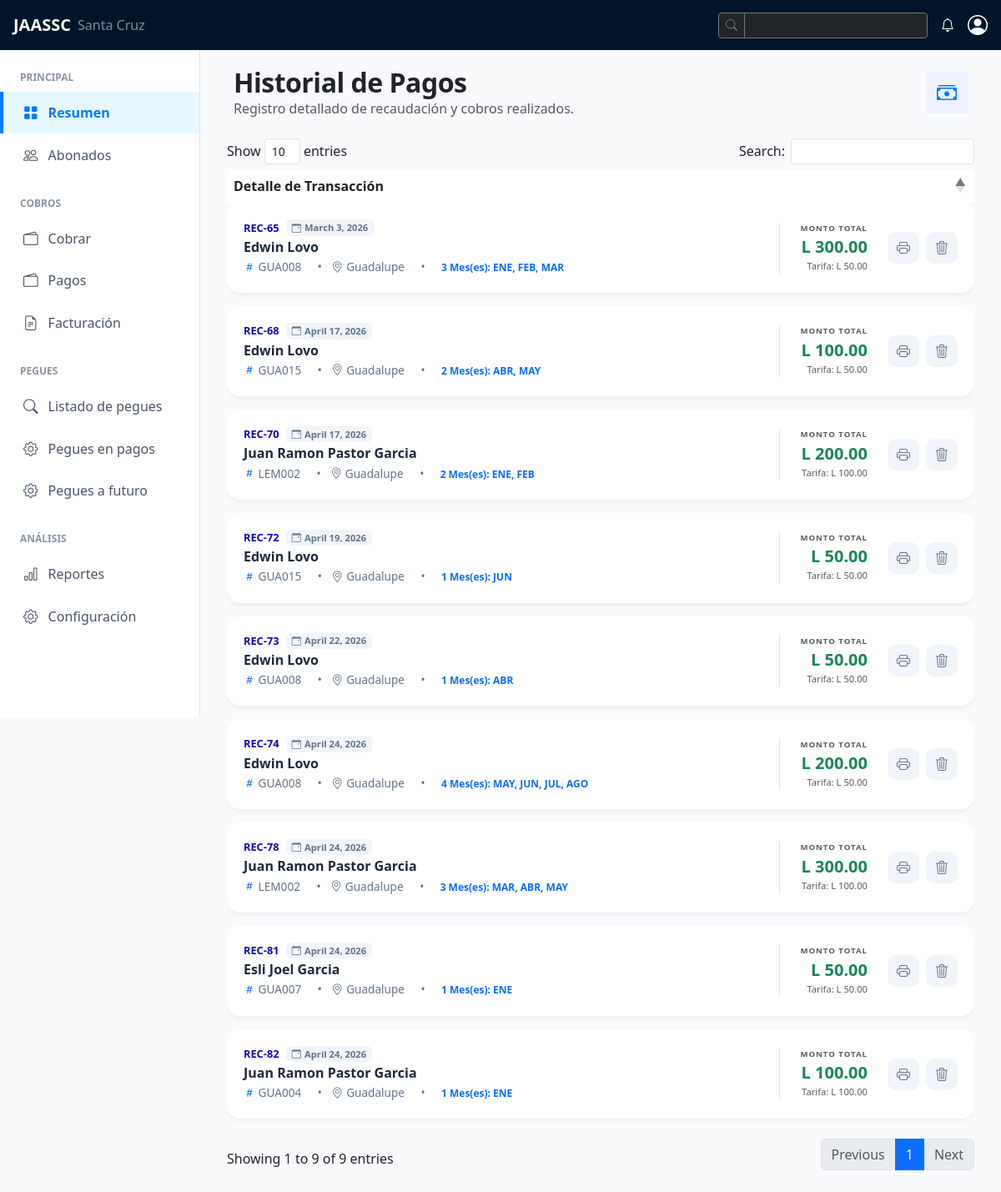
Screenshot of /cobros/pagos/ with the database file from the repository.
### barrios/models.py (models this page shows)
class Barrio(models.Model):
    nombre = models.CharField(max_length=100, unique=True)
    descripcion = models.TextField(blank=True, null=True)
    class Meta:
        ordering = ["nombre"]
    def __str__(self):
        return self.nombre

### cobros/models.py (models this page shows, shortened)
class Pago(models.Model):
    pegue = models.ForeignKey(Pegue, on_delete=models.CASCADE, related_name="pagos")
    anio = models.IntegerField()
    mes = models.IntegerField(choices=[(i, i) for i in range(1, 13)])
    fecha_pago = models.DateField(auto_now_add=True)
    monto = models.DecimalField(max_digits=10, decimal_places=2)
    forma_pago = models.CharField(max_length=20, choices=[('EFEC', 'EFEC'), ('TRNF', 'TRNF')],default='EFEC')
    registrado_por = models.ForeignKey(User, on_delete=models.SET_NULL, null=True, blank=True)
    class Meta:
        unique_together = ('pegue', 'anio', 'mes')
        ordering = ['-anio', '-mes']

### abonados/models.py (models this page shows, shortened)
class Abonado(models.Model):
    nombre = models.CharField(max_length=100)
    dni = models.CharField(max_length=13, unique=True, blank=True, null=True, default="")
    telefono = models.CharField(max_length=8, blank=True, null=True)

### pegues/models.py (models this page shows, shortened)
class Pegue(models.Model):
    codigo_pegue = models.CharField(max_length=6, unique=True, validators=[
            RegexValidator(
                regex=r'^[A-Z0-9]*$',
                message='Solo se permiten letras mayúsculas y números.',
                code='invalid_uppercase'
            )
        ])
    abonado = models.ForeignKey(Abonado, on_delete=models.CASCADE, related_name="pegues")
    barrio = models.ForeignKey(Barrio, on_delete=models.PROTECT, related_name="abonados")
    linea_distribucion = models.ForeignKey(LineaDistribucion,on_delete=models.PROTECT, related_name="abonados", blank=True, null=True)
    estado = models.CharField(choices=[('HAB', 'Habilitada'), ('INH', 'Inhabilitada'), ('CRT', 'Cortada')], max_length=10, default='HAB')
    tipo = models.CharField(choices=[('VIV', 'Vivienda'), ('COR', 'Corral'), ('SOL', 'Solar'), ('COM', 'Comercio')], max_length=10, default='VIV')
    servicios = models.ManyToManyField(Servicio, related_name="abonados")
    fecha_instalacion = models.DateField(auto_now_add=True)

### cobros/views.py (the view)
# urls.py: path("pagos/", views.pagos_index, name="pagos"),
def pagos_index(request):
    todos_pagos = Pago.objects.all().select_related('pegue__abonado').prefetch_related('pegue__servicios').order_by('pegue__codigo_pegue', '-fecha_pago')
    pagos_agrupados = defaultdict(lambda: {
        'id': None,
        'codigo': '',
        'abonado': '',
        'barrio': '',
        'fecha_pago': None,
        'monto_total': 0,
        'tarifa_actual': 0,
        'meses_pagados_str': []
    })
    for pago in todos_pagos:
        codigo = pago.pegue.codigo_pegue
        clave_agrupacion = (codigo, pago.fecha_pago)
        fila = pagos_agrupados[clave_agrupacion]
        if not fila['codigo']:
            fila['id'] = pago.id
            fila['codigo'] = codigo
            fila['abonado'] = pago.pegue.abonado.nombre
            fila['barrio'] = pago.pegue.barrio
            fila['fecha_pago'] = pago.fecha_pago # Fecha de la transacción
        fila['monto_total'] += pago.monto
        pegue = pago.pegue
        tarifa_calculada = sum(servicio.monto for servicio in pegue.servicios.filter(activo=True))
        fila['tarifa_actual'] = tarifa_calculada
        num_mes = (pago.mes)-1 # Usamos el mes del pago -1 porque la lista 'meses' es 0-indexada
        try:
            nombre_mes = meses[num_mes]
            fila['meses_pagados_str'].append(nombre_mes)
        except IndexError:
            fila['meses_pagados_str'].append(f"Mes Inválido ({num_mes})")
    lista_final_pagos = list(pagos_agrupados.values())
    return render(request, "pagos.html", {
        "pagos": lista_final_pagos,
    })

### cobros/templates/pagos.html (shortened to what this page needs)
{% extends "index.html" %}
{% load static %}
{% block content %}
<div class="col-xl-12 col-md-12 mb-4">
    <div class="d-flex justify-content-between align-items-center mb-4 px-2">
        <div>
            <h2 class="fw-bold text-dark m-0" style="letter-spacing: -0.5px;">Historial de Pagos</h2>
            <p class="text-muted mb-0">Registro detallado de recaudación y cobros realizados.</p>
        </div>
        <div class="icon-box d-flex align-items-center justify-content-center"
             style="min-width: 50px; height: 50px; background: var(--primary-soft); border-radius: var(--radius-md); color: var(--jaassc-blue);">
            <i class="bi bi-cash-stack fs-4"></i>
        </div>
    </div>
    <div class="table-responsive" style="overflow: visible;">
        <table id="dataTable" class="table w-100">
            <thead>
                <tr><th class="border-0">Detalle de Transacción</th></tr>
            </thead>
            <tbody>
                {% for p in pagos %}
                <tr>
                    <td class="p-0 border-0 bg-transparent">
                        <div class="pegue-card d-flex align-items-center justify-content-between">
                            <div class="d-flex align-items-center flex-grow-1">
                                <div class="text-start">
                                    <div class="d-flex align-items-center gap-2 mb-1">
                                        <span class="pegue-code">REC-{{ p.id }}</span>
                                        <span class="badge" style="background: var(--border-soft); color: var(--text-light); font-size: 0.7rem; border-radius: 6px;">
                                            <i class="bi bi-calendar-event me-1"></i>{{ p.fecha_pago }}
                                        </span>
                                    </div>
                                    <h5 class="abonado-title">{{ p.abonado }}</h5>
                                    <div class="meta-info mt-1">
                                        <span class="me-2"><i class="bi bi-hash me-1 text-primary"></i>{{ p.codigo }}</span>
                                        <span class="mx-2 text-silver">•</span>
                                        <span class="me-2"><i class="bi bi-geo-alt me-1"></i>{{ p.barrio }}</span>
                                        <span class="mx-2 text-silver">•</span>
                                        <span class="badge bg-primary-soft text-primary border-0" style="font-size: 0.75rem;">
                                            {{ p.meses_pagados_str|length }} Mes(es):
                                            {% for id, nombre in p.meses_pagados_str %}
                                                {{ nombre }}{% if not forloop.last %}, {% endif %}
                                            {% endfor %}
                                        </span>
                                    </div>
                                </div>
                            </div>
                            <div class="d-flex align-items-center gap-4 price-box ps-md-4 border-start">
                                <div class="text-end">
                                    <div class="text-muted small fw-bold text-uppercase" style="font-size: 0.6rem; letter-spacing: 1px;">Monto Total</div>
                                    <div class="fw-bold text-success fs-5">L {{ p.monto_total }}</div>
                                    <div class="text-muted" style="font-size: 0.7rem;">Tarifa: L {{ p.tarifa_actual }}</div>
                                </div>
                                <div class="d-flex gap-2 actions-box">
                                    <button class="btn-action btn-edit" title="Imprimir Recibo" type="button">
                                        <i class="bi bi-printer"></i>
                                    </button>
                                    <button class="btn-action btn-delete" title="Anular Pago" type="button">
                                        <i class="bi bi-trash3"></i>
                                    </button>
                                </div>
                            </div>
                        </div>
                    </td>
                </tr>
                {% endfor %}
            </tbody>
        </table>
    </div>
</div>
{% endblock  %}

### managejaasc/templates/index.html (style rules this page uses)
:root { --jaassc-dark: #001529; --jaassc-blue: #007bff; --sidebar-width: 240px; }
body { background-color: #f5f7f9; overflow-x: hidden; }
:root { --bg-main: #f8fafc; --card-bg: #ffffff; --primary: #0e05b6; --primary-soft: #eef2ff; --text-dark: #1e293b; --text-light: #64748b; --success: #10b981; --danger: #ef4444; --border-soft: #f1f5f9; }
body { background-color: var(--bg-main); }
.pegue-card { background: var(--card-bg); border: none; border-radius: 16px; padding: 1.25rem; margin-bottom: 1rem; transition: all 0.3s ease; box-shadow: 0 4px 6px -1px rgba(0, 0, 0, 0.05); display: flex; align-items: center; justify-content: space-between; }
.pegue-code { color: var(--primary); font-weight: 700; font-size: 0.8rem; }
.abonado-title { color: var(--text-dark); font-weight: 700; font-size: 1rem; margin: 0; }
.meta-info { color: var(--text-light); font-size: 0.85rem; }
.btn-action { width: 38px; height: 38px; border-radius: 10px; border: none; display: inline-flex; align-items: center; justify-content: center; transition: 0.2s; background: var(--border-soft); color: var(--text-light); }

### rows the page displays
Barrio: id "82", fecha_pago "April 24, 2026", abonado "Juan Ramon Pastor Garcia", codigo "GUA004", barrio "Guadalupe", meses_pagados_str|length "1", meses_pagados_str "ENE" "ENE" "MAY" "JUN" "JUL" "AGO" "ABR" "ENE" "FEB" "MAR" "JUN" "ABR" "MAY" "MAR" "ABR" "MAY" "ENE" "FEB", monto_total "100.00", tarifa_actual "100.00", id "81", abonado "Esli Joel Garcia", codigo "GUA007", monto_total "50.00", tarifa_actual "50.00", id "74", abonado "Edwin Lovo", codigo "GUA008", meses_pagados_str|length "4", monto_total "200.00", id "73", fecha_pago "April 22, 2026", id "65", fecha_pago "March 3, 2026", meses_pagados_str|length "3", monto_total "300.00", id "72", fecha_pago "April 19, 2026", codigo "GUA015", id "68", fecha_pago "April 17, 2026", meses_pagados_str|length "2", id "78", codigo "LEM002", id "70"
